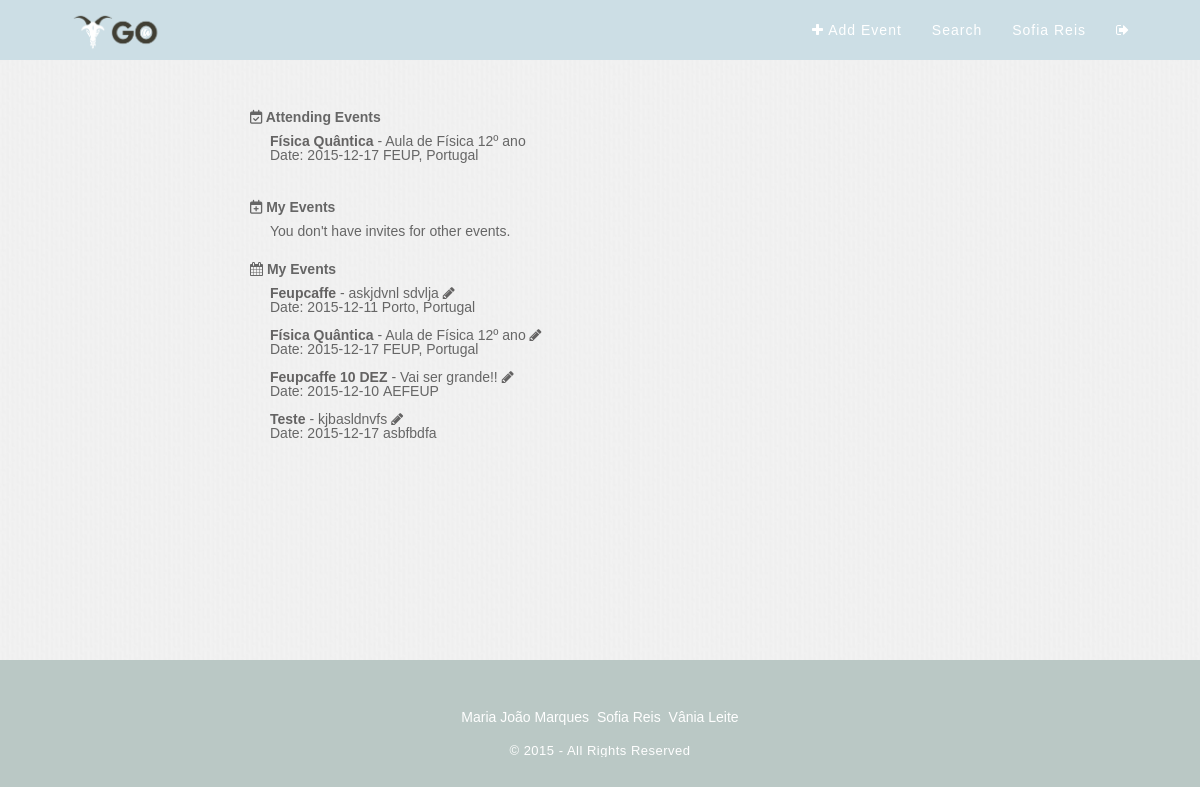
Screenshot of /?pagina=userPage (signed in) with the database file from the repository.
### tables this page shows
CREATE TABLE "Event" (
	`idEvent`	INTEGER PRIMARY KEY AUTOINCREMENT,
	`name`	TEXT NOT NULL,
	`description`	TEXT NOT NULL,
	`idImage`	INTEGER,
	`idType`	INTEGER,
	`date`	TEXT NOT NULL,
	`idUser`	INTEGER NOT NULL,
	`public`	INTEGER DEFAULT 0,
	`local`	TEXT
);

### php/loadEvent.php (called while the page is built, shortened)
<?
try {
  $db = new PDO('sqlite:./db/dboltw.db');
  $db->setAttribute(PDO::ATTR_ERRMODE, PDO::ERRMODE_EXCEPTION);
} catch (PDOException $e) {
    print "Error!: " . $e->getMessage() . "<br/>";
    die();
}
function getEventInfo($id){
  try{
    global $db;
    $stmt=$db->prepare("SELECT * FROM Event WHERE idEvent=:event_id");
    $stmt->bindValue(':event_id',$id,PDO::PARAM_STR);
    $found=$stmt->execute();
    $columns=$stmt->fetch();
    return $columns;
  }catch(PDOException $e){
    if(isset($_SESSION['user_id'])){
      $log=$e->getMessage()." ___Date=".date("Y-m-d")." ___ idUser=".$_SESSION['user_id'].PHP_EOL;
    }else{
      $log=$e->getMessage()." ___Date= ".date("Y-m-d")."\n";
    }
    error_log($log,3,"../error.log");
    return -1;
  }
}
function getEventGo($id){
  try{
    global $db;
    $stmt=$db->prepare("SELECT * FROM EventGo WHERE idUser=:id");
    $stmt->bindValue(':id',$id);
    $query = $stmt->execute();
    $result= $stmt->fetchAll();
    return $result;
  }
  catch(PDOException $e){
    if(isset($_SESSION['user_id'])){
      $log=$e->getMessage()." ___Date=".date("Y-m-d")." ___ idUser=".$_SESSION['user_id'].PHP_EOL;
    }else{
      $log=$e->getMessage()." ___Date= ".date("Y-m-d")."\n";
    }
    error_log($log,3,"../error.log");
    return -1;
  }
}
function getUserEvents($id){
  try{
    global $db;
    $stmt=$db->prepare("SELECT * FROM Event WHERE idUser=:id");
    $stmt->bindValue(':id',$id);
    $query = $stmt->execute();
    $result= $stmt->fetchAll();
    return $result;
  }
  catch(PDOException $e){
    if(isset($_SESSION['user_id'])){
      $log=$e->getMessage()." ___Date=".date("Y-m-d")." ___ idUser=".$_SESSION['user_id'].PHP_EOL;
    }else{
      $log=$e->getMessage()." ___Date= ".date("Y-m-d")."\n";
    }
    error_log($log,3,"../error.log");
    return -1;
  }
}
$eventsGo = getEventGo($_SESSION['user_id']);
$userEvents = getUserEvents($_SESSION['user_id']);
?>

### template/userPage.php (the view)
<? include_once 'php/loadEvent.php'; ?>
<section class="billboard-body-userpage">
<h1 id="userpageTitle"><span><i class="fa fa-calendar-check-o"></i> Attending Events </span></h1>
<div id="userEvents">
<?php
if(!empty($eventsGo)){
		for($i=0; $i < count($eventsGo); ++$i)
		{
				$event = getEventInfo($eventsGo[$i]['idEvent']);
					echo '<a href="./?pagina=showEvent&id='.$event['idEvent'].'""><span><b>'.$event['name'].'</b></span></a> - '.$event['description'].'<br><span>Date:&nbsp;'.$event['date'].'</span>&nbsp;'.$event['local'].'<br><br>';
		}
	}
	else{
	echo 'No events to attend';
	}
?>
</div>
<br>
<h1 id="userpageTitle"><span><i class="fa fa-calendar-plus-o"></i></i> My Events </span></h1>
<div id="userEvents">
<?php
if(!empty($invitedEvents)){
		for($i=0; $i < count($invitedEvents); ++$i)
		{
				$event = getEventInfo($invitedEvents[$i]['idEvent']);
					echo '<a href="./?pagina=showEvent&id='.$event['idEvent'].'""><span><b>'.$event['name'].'</b></span></a> - '.$event['description'].'
				  <a href="./?pagina=editEvent&id='.$event['idEvent'].'"><i class="fa fa-pencil"></i></a><br><span>Date:&nbsp;'.$event['date'].'</span>&nbsp;'.$event['local'].'<br><br>';
		}
	}
	else{
				echo 'You don\'t have invites for other events.';
				}
?>
</div>
<br>
<h1 id="userpageTitle"><span><i class="fa fa-calendar"></i></i> My Events </span></h1>
<div id="userEvents">
<?php
if(!empty($userEvents)){
		for($i=0; $i < count($userEvents); ++$i)
		{
				$event = getEventInfo($userEvents[$i]['idEvent']);
					echo '<a href="./?pagina=showEvent&id='.$event['idEvent'].'""><span><b>'.$event['name'].'</b></span></a> - '.$event['description'].'
				  <a href="./?pagina=editEvent&id='.$event['idEvent'].'"><i class="fa fa-pencil"></i></a><br><span>Date:&nbsp;'.$event['date'].'</span>&nbsp;'.$event['local'].'<br><br>';
		}
	}
?>
</div>
</section>

### template/header.php (shortened to what this page needs)
<!DOCTYPE html>
<html>
<head>
  <link href="https://code.jquery.com/ui/1.10.4/themes/ui-lightness/jquery-ui.css" rel="stylesheet">
  <link rel="stylesheet" type="text/css" href="css/sweetalert.css">
  <link href="css/reset.css" rel="stylesheet">
  <link href= "css/main.css" rel="stylesheet" >
  <link href="font-awesome-4.1.0/css/font-awesome.min.css" rel="stylesheet" type="text/css">
  <link rel="stylesheet" href="path/to/font-awesome/css/font-awesome.min.css">
  <link rel="stylesheet" href="https://netdna.bootstrapcdn.com/font-awesome/4.0.3/css/font-awesome.min.css" />
  <link rel="stylesheet" href="https://maxcdn.bootstrapcdn.com/font-awesome/4.5.0/css/font-awesome.min.css">
</head>
<body>
  <section class="billboard-header">
    <header id="header_geral">
      <div class="wrapper">
        <a href="./"><img src="img/logo_goat.png" class="h_logo" alt="" title=""></a>
        <nav>
          <?php
          if(isset($_SESSION['username'])){ ?>
          <ul class="main_nav">
            <li><a href="./?pagina=createEvent"><i class="fa fa-plus"></i> Add Event</a></li>
            <li><a href="./?pagina=searchEvents">Search</a></li>
              <li><a href="./?pagina=userPage"><p><?php echo $_SESSION['firstname']; ?> <?php echo $_SESSION['lastname']; ?></p></a></li>
              <li><a href="./php/action_logout.php"><span class="icon"><i class="fa fa-sign-out"></i></span></a></li>
            </ul>
            <?php }?>
          </nav>
        </div>
      </header>
    </section>

### index.php
<?php
include 'template/header.php';
if (isset ( $_GET ['pagina'] ))
{
	 $url = 'template/' . $_GET['pagina'] . '.php';
	 include  $url;
}
else
{
 	include 'template/home.php';
}
include 'template/footer.php';
?>

### template/footer.php
<footer>
		<nav>
			<ul>
				<li><a href="#">Maria João Marques</a></li>
				<li><a href="#">Sofia Reis</a></li>
				<li><a href="#">Vânia Leite</a></li>
			</ul>
		</nav>
		<p class="rights">© 2015 - All Rights Reserved</p>
	</footer>
</body>
</html>

### css/main.css (style rules this page uses)
#header_geral { width: 100%; height: auto; background-color: rgba(0, 93, 125, 0.2) !important; z-index: 9999; }
#header_geral .h_logo { float: left; width: 9%; margin-top: 13px; }
#header_geral nav { float: right; margin-top: 23px; overflow: hidden; }
#header_geral nav ul li { float: left; margin-left: 30px; }
#header_geral nav ul li a { text-decoration: none; color: white; letter-spacing: 1px; }
.billboard-body-userpage { width: auto; height: 500px; padding-left: 250px; padding-right: 250px; padding-bottom: 50px; padding-top: 50px; background: url('../img/pattern.jpg') center fixed; background-size: cover; -webkit-background-size: cover; -moz-background-size: cover; -o-background-size: cover; }
.billboard-header { width: 100%; height: 60px; background: rgba(0, 93, 125, 0.2) !important ; background-size: cover; -webkit-background-size: cover; -moz-background-size: cover; -o-background-size: cover; }
footer { width: 100%; padding: 30px 0; background-color: rgba(179,194,191,0.9); text-align: center; height: 100% }
footer nav { width: 100%; }
footer nav ul li { list-style: none; display: inline-block; margin: 20px 0 20px 0; }
footer nav ul li a { text-decoration: none; color: white; font-size: 14px; padding:2px; }
footer .rights { color: white; font-size: 13px; letter-spacing: .5px; }
.wrapper { width: 1060px; height: auto; margin: 0 auto; }
footer nav ul li a, footer .rights a, header nav ul li a, .call_to_action a.cta_btn, .testimonials a.author, .newsletter .submit_nl { transition: .2s linear; -webkit-transition: .2s linear; -moz-transition: .2s linear; -o-transition: .2s linear; }
body { font-family: 'Source Sans Pro', sans-serif; font-size: 14px; color: #666; }
.title #t h1,p { overflow: hidden; white-space: nowrap; text-overflow: ellipsis; }
#userpageTitle { size: 20%; }
#userEvents { padding-left: 20px; padding-bottom: 10px; padding-top: 10px; }
#userEvents a { color: #646363; text-decoration: none; }

### rows the page displays
event: name "Física Quântica", description "Aula de Física 12º ano", date "2015-12-17", local "FEUP, Portugal"
event: name "Feupcaffe", description "askjdvnl sdvlja", date "2015-12-11", local "Porto, Portugal"
event: name "Feupcaffe 10 DEZ", description "Vai ser grande!!", date "2015-12-10", local "AEFEUP"
event: name "Teste", description "kjbasldnvfs", date "2015-12-17", local "asbfbdfa"

### other values shown
$_SESSION['firstname'] "Sofia"
$_SESSION['lastname'] "Reis"
